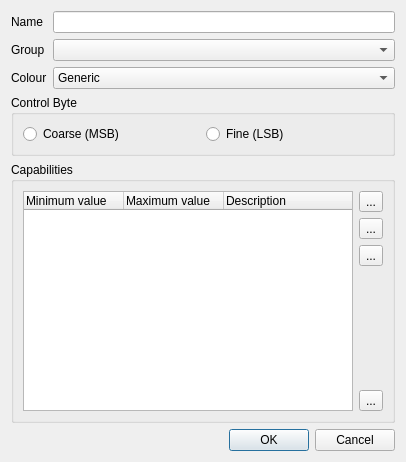
<?xml version="1.0" encoding="UTF-8"?>
<ui version="4.0">
 <class>EditChannel</class>
 <widget class="QDialog" name="EditChannel">
  <property name="geometry">
   <rect>
    <x>0</x>
    <y>0</y>
    <width>406</width>
    <height>462</height>
   </rect>
  </property>
  <property name="windowTitle">
   <string>Edit Channel</string>
  </property>
  <layout class="QGridLayout" name="gridLayout">
   <item row="0" column="0">
    <widget class="QLabel" name="m_nameLabel">
     <property name="text">
      <string>Name</string>
     </property>
    </widget>
   </item>
   <item row="0" column="1">
    <widget class="QLineEdit" name="m_nameEdit"/>
   </item>
   <item row="1" column="0">
    <widget class="QLabel" name="m_groupLabel">
     <property name="text">
      <string>Group</string>
     </property>
    </widget>
   </item>
   <item row="1" column="1">
    <widget class="QComboBox" name="m_groupCombo"/>
   </item>
   <item row="2" column="0">
    <widget class="QLabel" name="m_colourLabel">
     <property name="text">
      <string>Colour</string>
     </property>
    </widget>
   </item>
   <item row="2" column="1">
    <widget class="QComboBox" name="m_colourCombo">
     <property name="toolTip">
      <string>Primary colour level controlled by this channel</string>
     </property>
     <item>
      <property name="text">
       <string>Generic</string>
      </property>
     </item>
     <item>
      <property name="text">
       <string>Red</string>
      </property>
     </item>
     <item>
      <property name="text">
       <string>Green</string>
      </property>
     </item>
     <item>
      <property name="text">
       <string>Blue</string>
      </property>
     </item>
     <item>
      <property name="text">
       <string>Cyan</string>
      </property>
     </item>
     <item>
      <property name="text">
       <string>Magenta</string>
      </property>
     </item>
     <item>
      <property name="text">
       <string>Yellow</string>
      </property>
     </item>
    </widget>
   </item>
   <item row="3" column="0" colspan="2">
    <widget class="QGroupBox" name="m_controlByteGroup">
     <property name="title">
      <string>Control Byte</string>
     </property>
     <layout class="QHBoxLayout">
      <item>
       <widget class="QRadioButton" name="m_msbRadio">
        <property name="text">
         <string>Coarse (MSB)</string>
        </property>
       </widget>
      </item>
      <item>
       <widget class="QRadioButton" name="m_lsbRadio">
        <property name="text">
         <string>Fine (LSB)</string>
        </property>
       </widget>
      </item>
     </layout>
    </widget>
   </item>
   <item row="4" column="0" colspan="2">
    <widget class="QGroupBox" name="groupBox_2">
     <property name="title">
      <string>Capabilities</string>
     </property>
     <layout class="QHBoxLayout">
      <item>
       <widget class="QTreeWidget" name="m_capabilityList">
        <property name="alternatingRowColors">
         <bool>true</bool>
        </property>
        <property name="rootIsDecorated">
         <bool>false</bool>
        </property>
        <property name="itemsExpandable">
         <bool>false</bool>
        </property>
        <property name="allColumnsShowFocus">
         <bool>true</bool>
        </property>
        <column>
         <property name="text">
          <string>Minimum value</string>
         </property>
        </column>
        <column>
         <property name="text">
          <string>Maximum value</string>
         </property>
        </column>
        <column>
         <property name="text">
          <string>Description</string>
         </property>
        </column>
       </widget>
      </item>
      <item>
       <layout class="QVBoxLayout">
        <item>
         <widget class="QToolButton" name="m_addCapabilityButton">
          <property name="text">
           <string notr="true">...</string>
          </property>
          <property name="icon">
           <iconset resource="../ui/src/main.qrc">
            <normaloff>:/edit_add.png</normaloff>:/edit_add.png</iconset>
          </property>
          <property name="iconSize">
           <size>
            <width>26</width>
            <height>26</height>
           </size>
          </property>
         </widget>
        </item>
        <item>
         <widget class="QToolButton" name="m_removeCapabilityButton">
          <property name="text">
           <string notr="true">...</string>
          </property>
          <property name="icon">
           <iconset resource="../ui/src/main.qrc">
            <normaloff>:/edit_remove.png</normaloff>:/edit_remove.png</iconset>
          </property>
          <property name="iconSize">
           <size>
            <width>26</width>
            <height>26</height>
           </size>
          </property>
         </widget>
        </item>
        <item>
         <widget class="QToolButton" name="m_editCapabilityButton">
          <property name="text">
           <string notr="true">...</string>
          </property>
          <property name="icon">
           <iconset resource="../ui/src/main.qrc">
            <normaloff>:/edit.png</normaloff>:/edit.png</iconset>
          </property>
          <property name="iconSize">
           <size>
            <width>26</width>
            <height>26</height>
           </size>
          </property>
         </widget>
        </item>
        <item>
         <spacer>
          <property name="orientation">
           <enum>Qt::Vertical</enum>
          </property>
          <property name="sizeHint" stdset="0">
           <size>
            <width>20</width>
            <height>40</height>
           </size>
          </property>
         </spacer>
        </item>
        <item>
         <widget class="QToolButton" name="m_wizardButton">
          <property name="toolTip">
           <string>Capability wizard</string>
          </property>
          <property name="text">
           <string notr="true">...</string>
          </property>
          <property name="icon">
           <iconset resource="../ui/src/main.qrc">
            <normaloff>:/wizard.png</normaloff>:/wizard.png</iconset>
          </property>
          <property name="iconSize">
           <size>
            <width>26</width>
            <height>26</height>
           </size>
          </property>
         </widget>
        </item>
       </layout>
      </item>
     </layout>
    </widget>
   </item>
   <item row="5" column="0" colspan="2">
    <widget class="QDialogButtonBox" name="buttonBox">
     <property name="orientation">
      <enum>Qt::Horizontal</enum>
     </property>
     <property name="standardButtons">
      <set>QDialogButtonBox::Cancel|QDialogButtonBox::Ok</set>
     </property>
    </widget>
   </item>
  </layout>
 </widget>
 <resources>
  <include location="../ui/src/main.qrc"/>
 </resources>
 <connections>
  <connection>
   <sender>buttonBox</sender>
   <signal>accepted()</signal>
   <receiver>EditChannel</receiver>
   <slot>accept()</slot>
   <hints>
    <hint type="sourcelabel">
     <x>257</x>
     <y>447</y>
    </hint>
    <hint type="destinationlabel">
     <x>157</x>
     <y>274</y>
    </hint>
   </hints>
  </connection>
  <connection>
   <sender>buttonBox</sender>
   <signal>rejected()</signal>
   <receiver>EditChannel</receiver>
   <slot>reject()</slot>
   <hints>
    <hint type="sourcelabel">
     <x>325</x>
     <y>447</y>
    </hint>
    <hint type="destinationlabel">
     <x>286</x>
     <y>274</y>
    </hint>
   </hints>
  </connection>
 </connections>
</ui>
